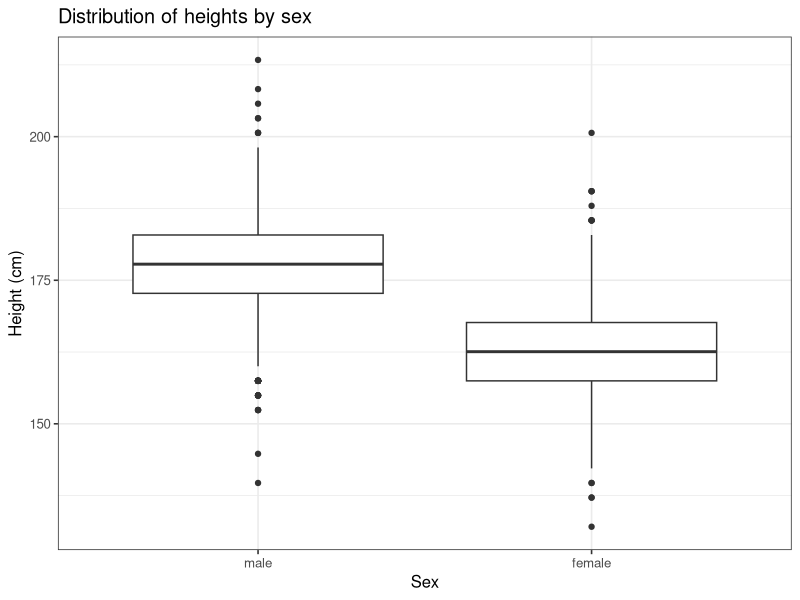
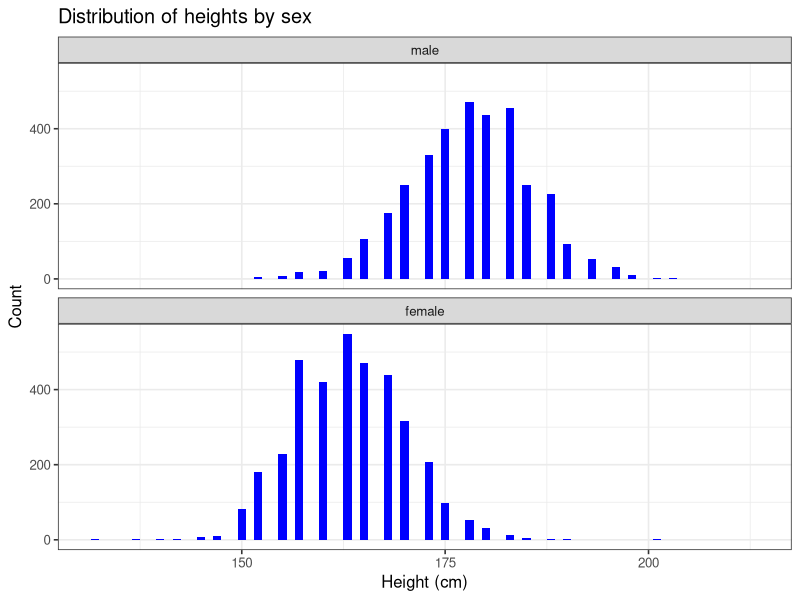
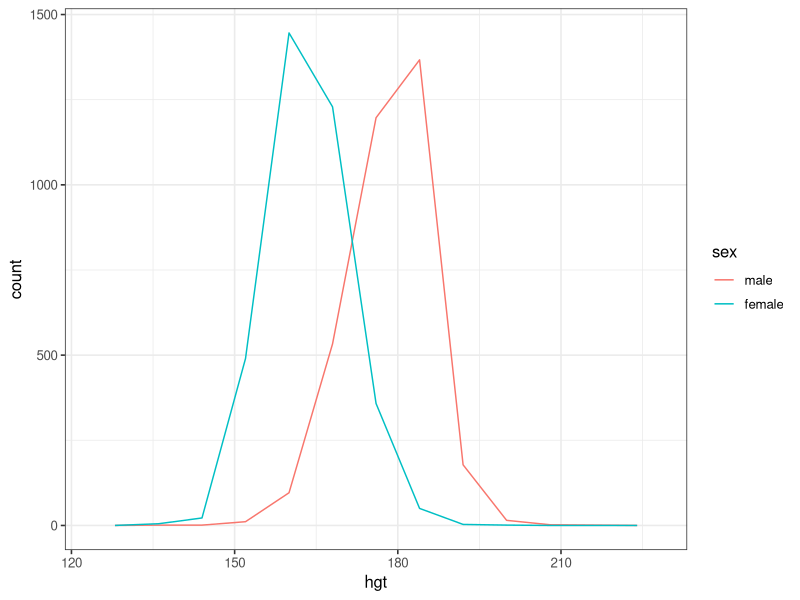
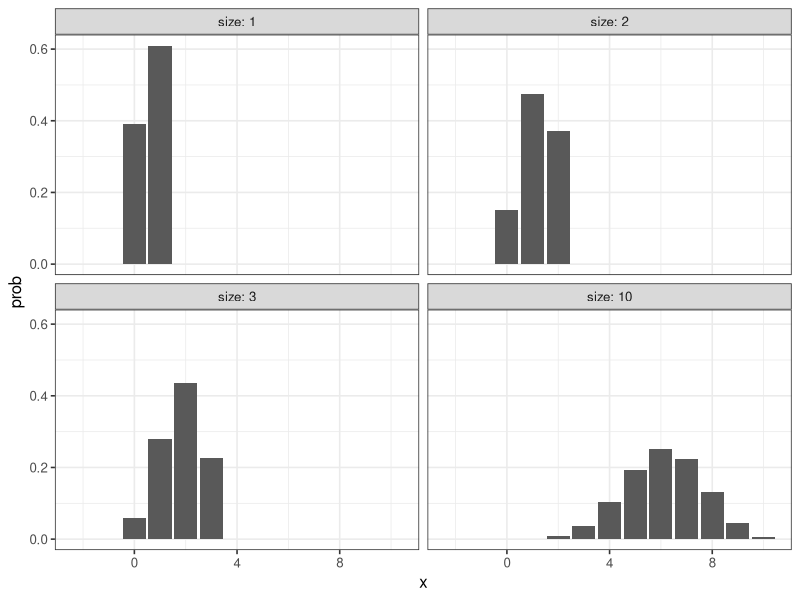
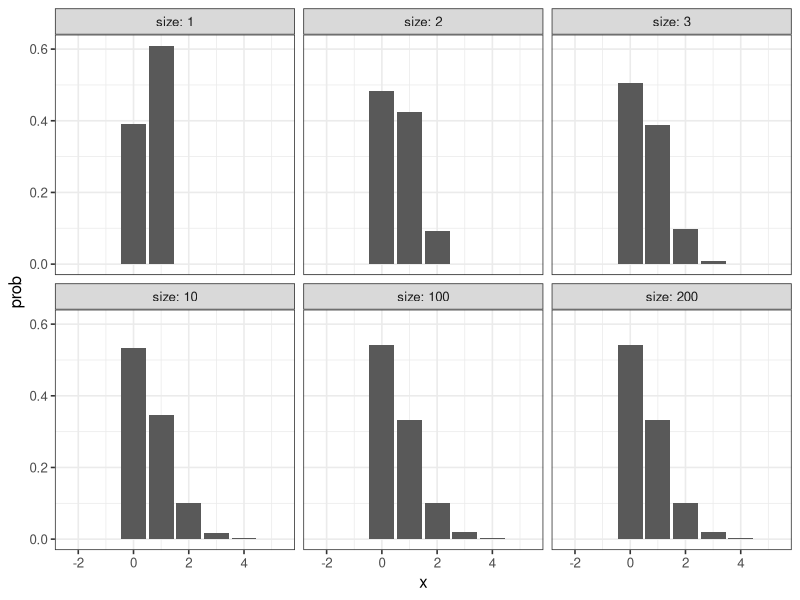
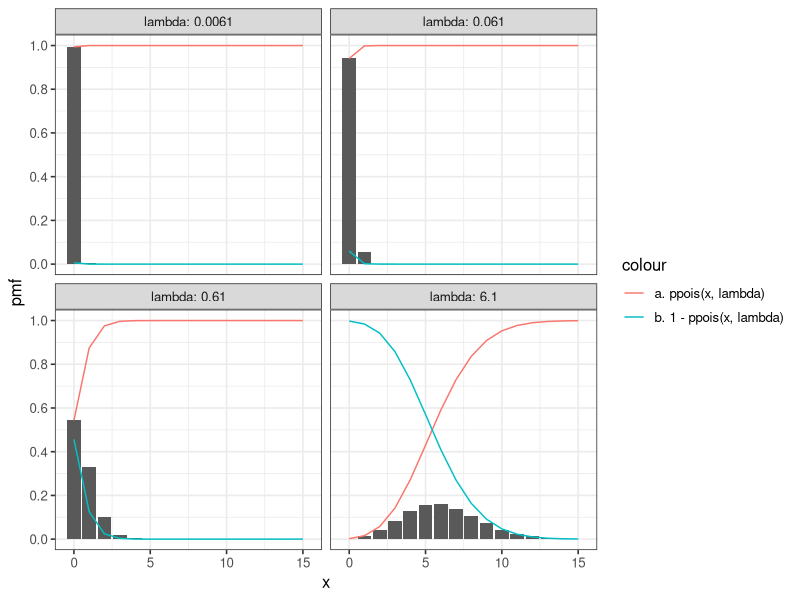
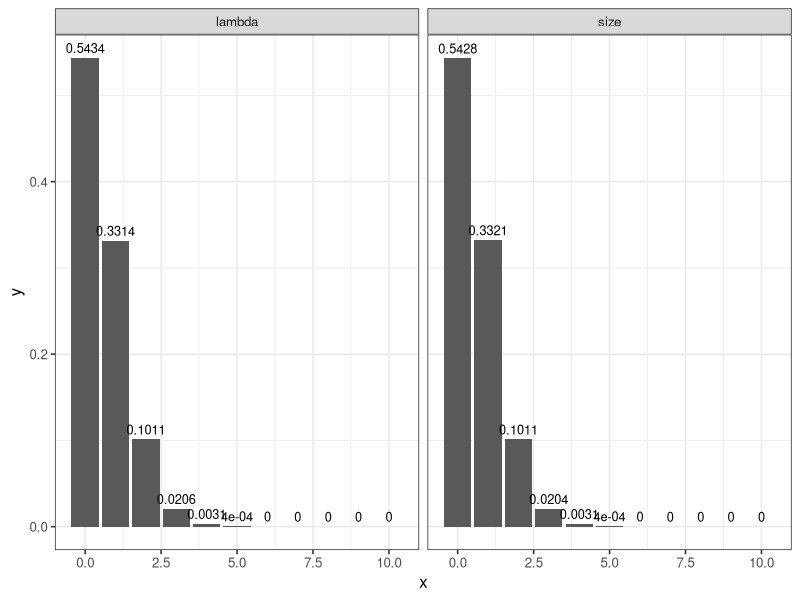
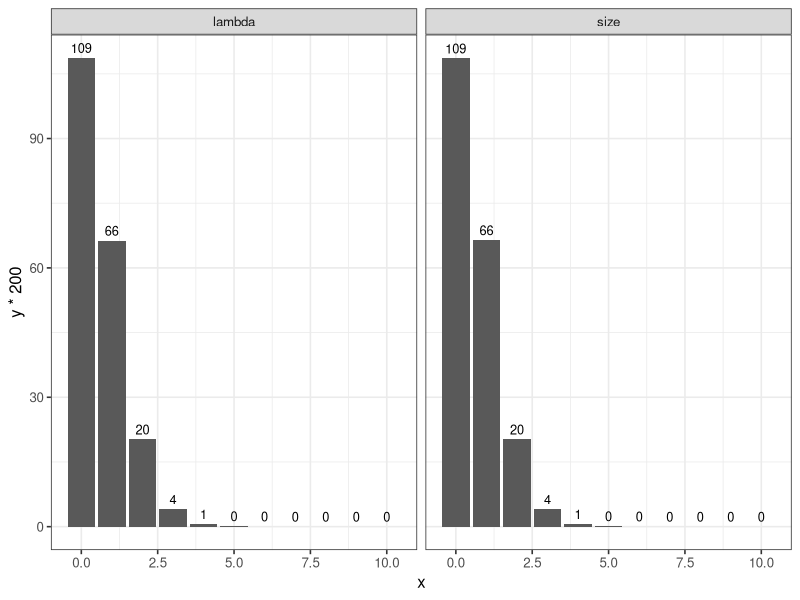

The R script that drew these images, in order: (Note: this script raises an error after producing the figures.)
## ---- chunk 1
knitr::opts_chunk$set(echo = TRUE)

options(dplyr.summarise.inform = FALSE)
library(tidyverse)

# set theme used for plotting
theme_set(theme_bw(base_size = 12))

# Modelr package
library(modelr)

library(ggplot2)

## ---- chunk 2
# test
heights <- heights

heights
## ---- chunk 3
heights$hgt <- heights$height * 2.54

heights$wgt <- heights$weight * 0.45359237

heights
## ---- chunk 4
ggplot(heights, aes(x = sex, y = hgt)) + 
  geom_boxplot() +
  xlab("Sex") +
  ylab("Height (cm)") +
  ggtitle("Distribution of heights by sex")
## ---- chunk 5
ggplot(heights, aes(x = hgt)) +
  geom_histogram(binwidth = 1, fill = "blue") +
  facet_wrap(~ sex, ncol = 1) +
  xlab("Height (cm)") +
  ylab("Count") +
  ggtitle("Distribution of heights by sex")
## ---- chunk 6
#?heights
ggplot(heights, aes(x = hgt, color = sex, fill = sex)) +
  geom_freqpoly(binwidth = 8)
## ---- chunk 7
hgt_summary <- heights %>%
  group_by(sex) %>%
  summarize(
    hgt_mean = mean(hgt),
    hgt_sd = sd(hgt),
    counts = n()
)

hgt_summary
## ---- chunk 8
# Tøl frá https://en.wikipedia.org/wiki/Average_human_height_by_country
# Land brúk: Bretland
hgt_males   <- tibble(hgt = rnorm(3604, mean = 175, sd = 2.5), sex = "male")
hgt_females <- tibble(hgt = rnorm(3402, mean = 161.3, sd = 2.5), sex = "female")

hgt_sim <-
  rbind(
    hgt_males,
    hgt_females
  )

hgt_sim
## ---- chunk 9

## ---- chunk 10

## ---- chunk 11

## ---- chunk 12

## ---- chunk 13

## ---- chunk 14

## ---- chunk 15

## ---- chunk 16

## ---- chunk 17

## ---- chunk 18

## ---- chunk 19

## ---- chunk 20

## ---- chunk 21

## ---- chunk 22
x_values <- -2:10
prob <- 0.61
size <- c(1,2,3,10)

ndata <- NULL
for (i in size) {
  tb_data <- NULL
  tb_data <- tibble(
    x = x_values,
    size = i,
    prob = dbinom(x_values, size, prob)
  )
  ndata <- rbind(ndata, tb_data)
}

ggplot() +
  geom_bar(data=ndata, aes(x, prob), stat = "identity") +
  ylab("prob") +
  facet_wrap(~ size, labeller = label_both)
## ---- chunk 23
x_values <- -2:5
prob_value <- 0.61
size <- c(1,2,3,10,100,200)

ndata <- NULL
for (i in size) {
  tb_data <- NULL
  tb_data <- tibble(
    x = x_values,
    size = i,
    prob = prob_value/size,
    y = dbinom(x_values, size, prob)
  )
  ndata <- rbind(ndata, tb_data)
}

ggplot() +
  geom_bar(data=ndata, aes(x, y), stat = "identity") +
  ylab("prob") +
  facet_wrap(~ size, labeller = label_both)
## ---- chunk 24
x_values <- 0:15
lambda <- c(0.0061, 0.061, 0.61, 6.1)

pdata <- NULL
for (i in lambda) {
  tb_data <- NULL
  tb_data <- tibble(
    x = x_values,
    lambda = i,
    y = dpois(x,lambda),
    ppois = ppois(x,lambda),
    ppois_rtail = 1 - ppois(x,lambda)
    )
  
  pdata <- rbind(pdata, tb_data)
}

ggplot(data=pdata, ) +
  geom_bar(aes(x, y), stat = "identity") +
  # geom_bar(aes(x, y, fill = "dpois(x, lambda)"), stat = "identity") +
  geom_line(aes(x, ppois, colour = "a. ppois(x, lambda)")) +
  geom_line(aes(x, ppois_rtail, colour = "b. 1 - ppois(x, lambda)")) +
  scale_y_continuous(breaks = seq(0, 1, 0.2))+
  scale_x_continuous(breaks=seq(min(x_values), max(x_values), 5)) +
  ylab("pmf") +
  facet_wrap(~ lambda, labeller = label_both)

## ---- chunk 25
# Eg haldi at okkurt manglar her, label skal vera "hóskandi"
# 4e og 4f eru skeivir tí 4d er skeivt....


x_values <- 0:10
size <- 200
prob <- 0.61/size
lambda <- 0.61

data_bino <- tibble(
  x = x_values,
  y = dbinom(x_values, size, prob),
  label = "size"
)


data_pois <- tibble(
  x = x_values,
  y = dpois(x,lambda),
  label = "lambda"
)

data_bino
data_pois

data_bp <- rbind(data_bino, data_pois)
data_bp

## ---- chunk 26
ggplot(data = data_bp) +
  geom_bar(aes(x,y), stat = "identity") +
  geom_text(aes(x,y, label = round(y, 4)), vjust=-0.5, size = 3.25) +
  facet_wrap(~ label)
## ---- chunk 27
ggplot(data = data_bp) +
  geom_bar(aes(x,y*200), stat = "identity") +
  geom_text(aes(x,y*200, label = round(y*200, 0)), vjust=-0.5, size = 3.25) +
  facet_wrap(~ label)

## ---- chunk 28

n_values <- c(10, 50, 100)
p <- 2/n

pdata <- NULL
for (n in n_values) {
  tb_data <- NULL
  tb_data <- tibble(
    x = 1:20,
    prob = 2/n,
    n = n,
    y = dbinom(x, n, prob)
    
  )
  pdata <- rbind(pdata, tb_data)
}

pdata

ggplot(pdata) +
  geom_bar(aes(x, y), stat = "identity") +
  facet_wrap(~ n)

## ---- chunk 29
data_bino <- tibble(
  x = 0:10,
  y = c(dbinom(0:10, 10, 0.2)),
  label = rep("1. dbinom(x, 10, 0.2)", 11)
) %>%
  bind_rows(tibble(
    x = 0:10,
    y = c(dbinom(0:10, 50, 0.04)),
    label = rep("2. dbinom(x, 50, 0.04)", 11)
  )) %>%
  bind_rows(tibble(
    x = 0:10,
    y = c(dbinom(0:10, 100, 0.02)),
    label = rep("3. dbinom(x, 100, 0.02)", 11)
  ))

data_pois <- tibble(
  x = 0:10,
  y = dpois(0:10, 2),
  label = rep("4. dpois(x, 2)", 11)
)

data_bp <- bind_rows(data_bino, data_pois)

data_bp
## ---- chunk 30
library(ggplot2)

ggplot(data_bp, aes(x = x, y = y, fill = label)) +
  geom_bar(stat = "identity") +
  facet_wrap(~label, nrow = 2) +
  labs(x = "x", y = "Probability", fill = NULL)
## ---- chunk 31

## ---- chunk 32

## ---- chunk 33

## ---- chunk 34

## ---- chunk 35

## ---- chunk 36
